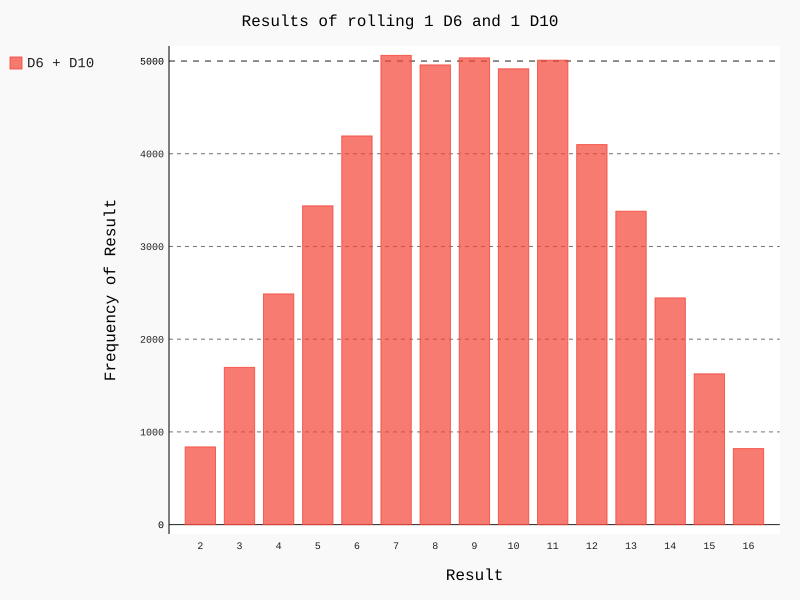

Generate this figure with Python:
import pygal
from die import Die

# Create a D6 and a D10.
d6 = Die()
d10 = Die(10)

# Make some rolls, and store the results in a list.
# results = []
# for j in range(50000):
# 	result = d6.roll() + d10.roll()
# 	results.append(result)
results = [d6.roll() + d10.roll() for j in range(50000)]

# Analyze the results.
# freqs = []
# for val in range(2, d6.num_sides + d10.num_sides + 1):
# 	freq = results.count(val)
# 	freqs.append(freq)
max_val = d6.num_sides + d10.num_sides
freqs = [results.count(val) for val in range(2, max_val + 1)]

# Visualize the results.
hist = pygal.Bar()

hist.title = "Results of rolling 1 D6 and 1 D10"
hist.x_labels = [str(j) for j in range(2, d6.num_sides + d10.num_sides + 1)]
hist.x_title = "Result"
hist.y_title = "Frequency of Result"

hist.add('D6 + D10', freqs)
hist.render_to_file('different_dice.svg')
